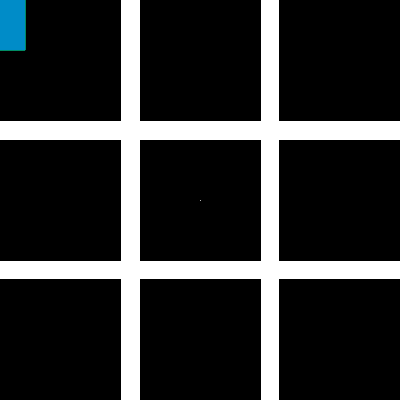
Frame 1 (no input)
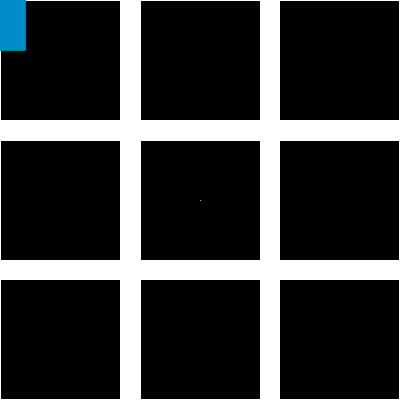
Frame 60 (the mouse pressed at the canvas centre just before this capture)
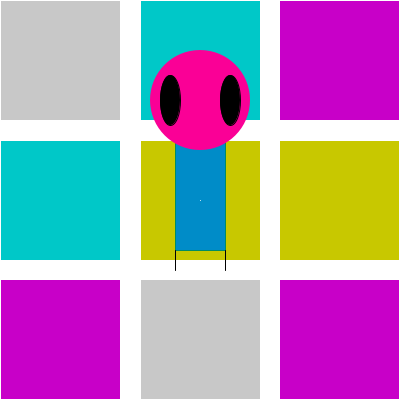
Frame 120 (the mouse held since frame 60 and released just before this capture)

The Processing sketch that drew these frames (run headless with seeded random() and noise(); from frame 60 on, the mouse is pressed at the canvas centre):

// Processing sketch: processing_20478
// ── processing_20478.pde

void setup (){

size(400, 400);

smooth();
}


void draw(){
 background(255);  
 //dance floor
  fill(mouseX, 0, mouseY);
 rect(0,279,120,120);
  fill(mouseX, mouseX, mouseX);
 rect(140, 279, 120, 120);
 fill(mouseY, mouseY, mouseY);
 rect(0,0,120,120);
 fill(0, mouseX, mouseY);
 rect(140, 0, 120,120);
  fill(0, mouseY, mouseX);
 rect(0, 140, 120,120);
  fill(mouseX, mouseY, 0);
 rect(140,140,120,120);
  fill(mouseY, mouseX, 0);
 rect(279,140,120,120);
 fill(mouseY, 0, mouseY);
 rect(279,0,120,120);
 fill(mouseX, 0, mouseX);
 rect(279,279,120,120);
//cuerpo
stroke(0,140,100);
fill(0,140,200);
rect(mouseX-25, mouseY-100, 50, 150);

//cabeza
noStroke();
fill(250, 0, 150);
ellipse(mouseX,mouseY-100, 100, 100);

//ojos
stroke(0);
fill(0);
ellipse(mouseX-30, mouseY-100, 20, 50);
ellipse(mouseX+30,mouseY-100, 20, 50);

//patillas
line(mouseX-25, mouseY+50, pmouseX-25, pmouseY+70);
line(mouseX+25, mouseY+50, pmouseX+25, pmouseY+70);
//centro
stroke (255);
point(200,200);

}
